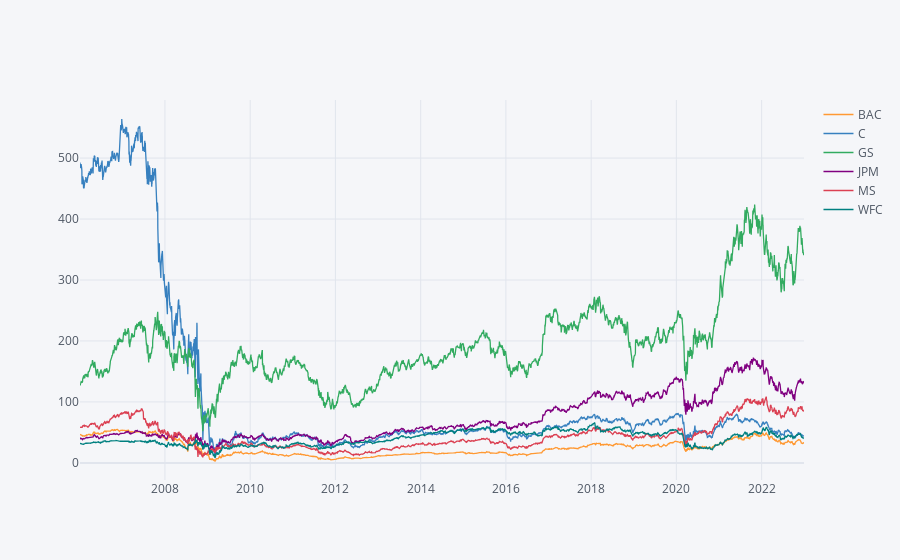

The notebook cell this image was saved under:
### Markdown cell above
*Same thing, just more interactive* (rerun if you're seeing blanks)

### Code cell
bank_stocks.xs(key = "Close", axis = 1, level = "Stock Info").iplot()

### Figure 1 — Plotly figure (JSON) as saved in the notebook; plotly's stock layout.template omitted (floating-point values rounded to 4 significant figures; data arrays with more than 128 entries replaced by an {"elided": "..."} marker saying what was removed)
{"data": [{"line": {"color": "rgba(255, 153, 51, 1.0)", "dash": "solid", "shape": "linear", "width": 1.3}, "mode": "lines", "name": "BAC", "text": "", "type": "scatter", "x": {"elided": "4279 str values"}, "y": {"elided": "4279 float values"}}, {"line": {"color": "rgba(55, 128, 191, 1.0)", "dash": "solid", "shape": "linear", "width": 1.3}, "mode": "lines", "name": "C", "text": "", "type": "scatter", "x": {"elided": "4279 str values"}, "y": {"elided": "4279 float values"}}, {"line": {"color": "rgba(50, 171, 96, 1.0)", "dash": "solid", "shape": "linear", "width": 1.3}, "mode": "lines", "name": "GS", "text": "", "type": "scatter", "x": {"elided": "4279 str values"}, "y": {"elided": "4279 float values"}}, {"line": {"color": "rgba(128, 0, 128, 1.0)", "dash": "solid", "shape": "linear", "width": 1.3}, "mode": "lines", "name": "JPM", "text": "", "type": "scatter", "x": {"elided": "4279 str values"}, "y": {"elided": "4279 float values"}}, {"line": {"color": "rgba(219, 64, 82, 1.0)", "dash": "solid", "shape": "linear", "width": 1.3}, "mode": "lines", "name": "MS", "text": "", "type": "scatter", "x": {"elided": "4279 str values"}, "y": {"elided": "4279 float values"}}, {"line": {"color": "rgba(0, 128, 128, 1.0)", "dash": "solid", "shape": "linear", "width": 1.3}, "mode": "lines", "name": "WFC", "text": "", "type": "scatter", "x": {"elided": "4279 str values"}, "y": {"elided": "4279 float values"}}], "layout": {"legend": {"bgcolor": "#F5F6F9", "font": {"color": "#4D5663"}}, "paper_bgcolor": "#F5F6F9", "plot_bgcolor": "#F5F6F9", "title": {"font": {"color": "#4D5663"}}, "xaxis": {"gridcolor": "#E1E5ED", "showgrid": true, "tickfont": {"color": "#4D5663"}, "title": {"font": {"color": "#4D5663"}, "text": ""}, "zerolinecolor": "#E1E5ED"}, "yaxis": {"gridcolor": "#E1E5ED", "showgrid": true, "tickfont": {"color": "#4D5663"}, "title": {"font": {"color": "#4D5663"}, "text": ""}, "zerolinecolor": "#E1E5ED"}}}
